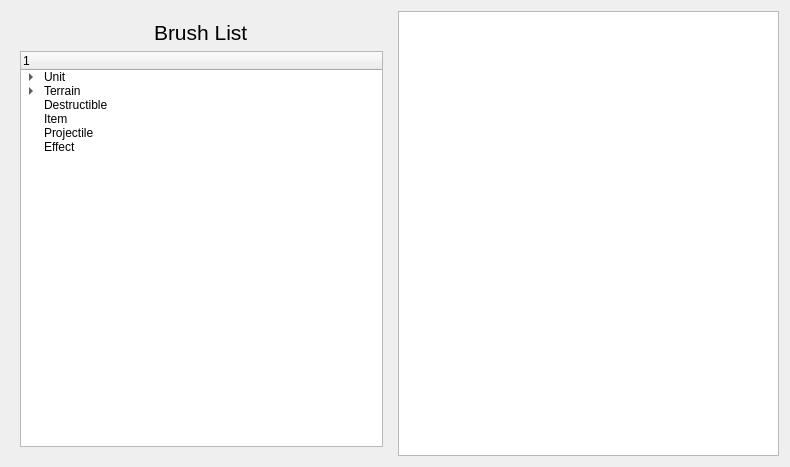
<?xml version="1.0" encoding="UTF-8"?>
<ui version="4.0">
 <class>LevelDesigner</class>
 <widget class="QWidget" name="LevelDesigner">
  <property name="geometry">
   <rect>
    <x>0</x>
    <y>0</y>
    <width>790</width>
    <height>467</height>
   </rect>
  </property>
  <property name="windowTitle">
   <string>Form</string>
  </property>
  <layout class="QHBoxLayout" name="horizontalLayout">
   <item>
    <widget class="QWidget" name="widget" native="true">
     <layout class="QVBoxLayout" name="verticalLayout">
      <item alignment="Qt::AlignHCenter">
       <widget class="QLabel" name="label">
        <property name="font">
         <font>
          <pointsize>16</pointsize>
         </font>
        </property>
        <property name="text">
         <string>Brush List</string>
        </property>
       </widget>
      </item>
      <item>
       <widget class="QTreeWidget" name="treeWidget">
        <column>
         <property name="text">
          <string/>
         </property>
        </column>
        <item>
         <property name="text">
          <string>Unit</string>
         </property>
         <item>
          <property name="text">
           <string>Players</string>
          </property>
         </item>
         <item>
          <property name="text">
           <string>Monsters</string>
          </property>
         </item>
        </item>
        <item>
         <property name="text">
          <string>Terrain</string>
         </property>
         <item>
          <property name="text">
           <string>Rocks</string>
          </property>
         </item>
         <item>
          <property name="text">
           <string>Walls</string>
          </property>
         </item>
         <item>
          <property name="text">
           <string>Stone</string>
          </property>
         </item>
        </item>
        <item>
         <property name="text">
          <string>Destructible</string>
         </property>
        </item>
        <item>
         <property name="text">
          <string>Item</string>
         </property>
        </item>
        <item>
         <property name="text">
          <string>Projectile</string>
         </property>
        </item>
        <item>
         <property name="text">
          <string>Effect</string>
         </property>
        </item>
       </widget>
      </item>
     </layout>
    </widget>
   </item>
   <item>
    <widget class="QGraphicsView" name="View"/>
   </item>
  </layout>
 </widget>
 <resources/>
 <connections/>
</ui>
